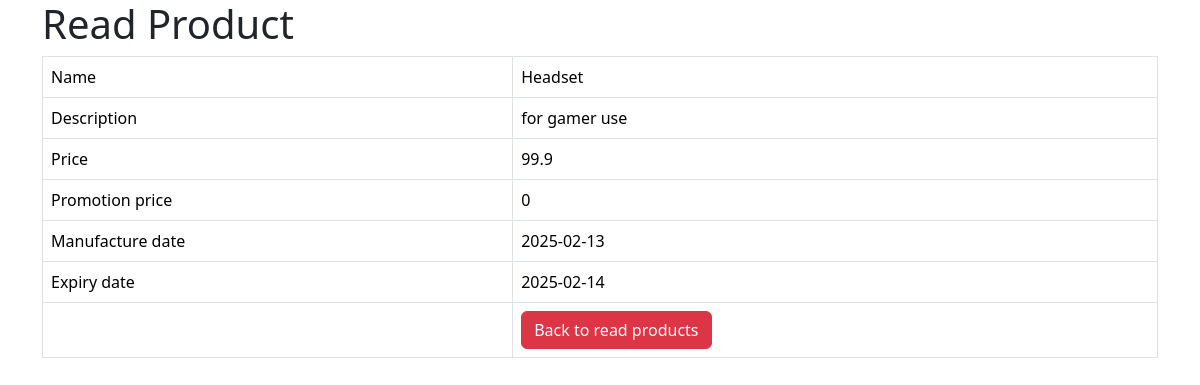
Page /product_details.php?id=12 on the committed database.
### tables this page shows
CREATE TABLE IF NOT EXISTS `products` (
  `id` int NOT NULL AUTO_INCREMENT,
  `name` varchar(128) NOT NULL,
  `description` text NOT NULL,
  `product_cat` int NOT NULL,
  `price` double NOT NULL,
  `promotion_price` double NOT NULL,
  `manufacture_date` date NOT NULL,
  `expired_date` date NOT NULL,
  `created` datetime NOT NULL,
  `modified` timestamp NOT NULL DEFAULT CURRENT_TIMESTAMP ON UPDATE CURRENT_TIMESTAMP,
  PRIMARY KEY (`id`)
);

### product_details.php (the view, shortened to what this page needs)
<!DOCTYPE HTML>
<html>
<head>
    <link href="https://cdn.jsdelivr.net/npm/bootstrap@5.3.3/dist/css/bootstrap.min.css" rel="stylesheet">
</head>
<body>
    <div class="container">
        <div class="page-header">
            <h1>Read Product</h1>
        </div>
        <?php
        $id = isset($_GET['id']) ? $_GET['id'] : die('ERROR: Record ID not found.');
        include 'config/database.php';
        try {
            $query = "SELECT id, name, description, price, promotion_price, manufacture_date, expired_date FROM products WHERE id = ? LIMIT 0,1";
            $stmt = $con->prepare($query);
            $stmt->bindParam(1, $id);
            $stmt->execute();
            $row = $stmt->fetch(PDO::FETCH_ASSOC);
            $name = $row['name'];
            $description = $row['description'];
            $price = $row['price'];
            $promotion_price = $row['promotion_price'];
            $manufacture_date = $row['manufacture_date'];
            $expired_date = $row['expired_date'];
        }
        catch (PDOException $exception) {
            die('ERROR: ' . $exception->getMessage());
        }
        ?>
        <table class='table table-hover table-responsive table-bordered'>
            <tr>
                <td>Name</td>
                <td><?php echo $name;  ?></td>
            </tr>
            <tr>
                <td>Description</td>
                <td><?php echo $description;  ?></td>
            </tr>
            <tr>
                <td>Price</td>
                <td><?php echo $price;  ?></td>
            </tr>
            <tr>
                <td>Promotion price</td>
                <td><?php echo $promotion_price;  ?></td>
            </tr>
            <tr>
                <td>Manufacture date</td>
                <td><?php echo $manufacture_date;  ?></td>
            </tr>
            <tr>
                <td>Expiry date</td>
                <td><?php echo $expired_date;  ?></td>
            </tr>
            <tr>
                <td></td>
                <td>
                    <a href='product_listing.php' class='btn btn-danger'>Back to read products</a>
                </td>
            </tr>
        </table>
    </div>
</body>
</html>

### rows in the picture
products: name "Headset", description "for gamer use", price "99.9", promotion_price "0", manufacture_date "2025-02-13", expired_date "2025-02-14"
